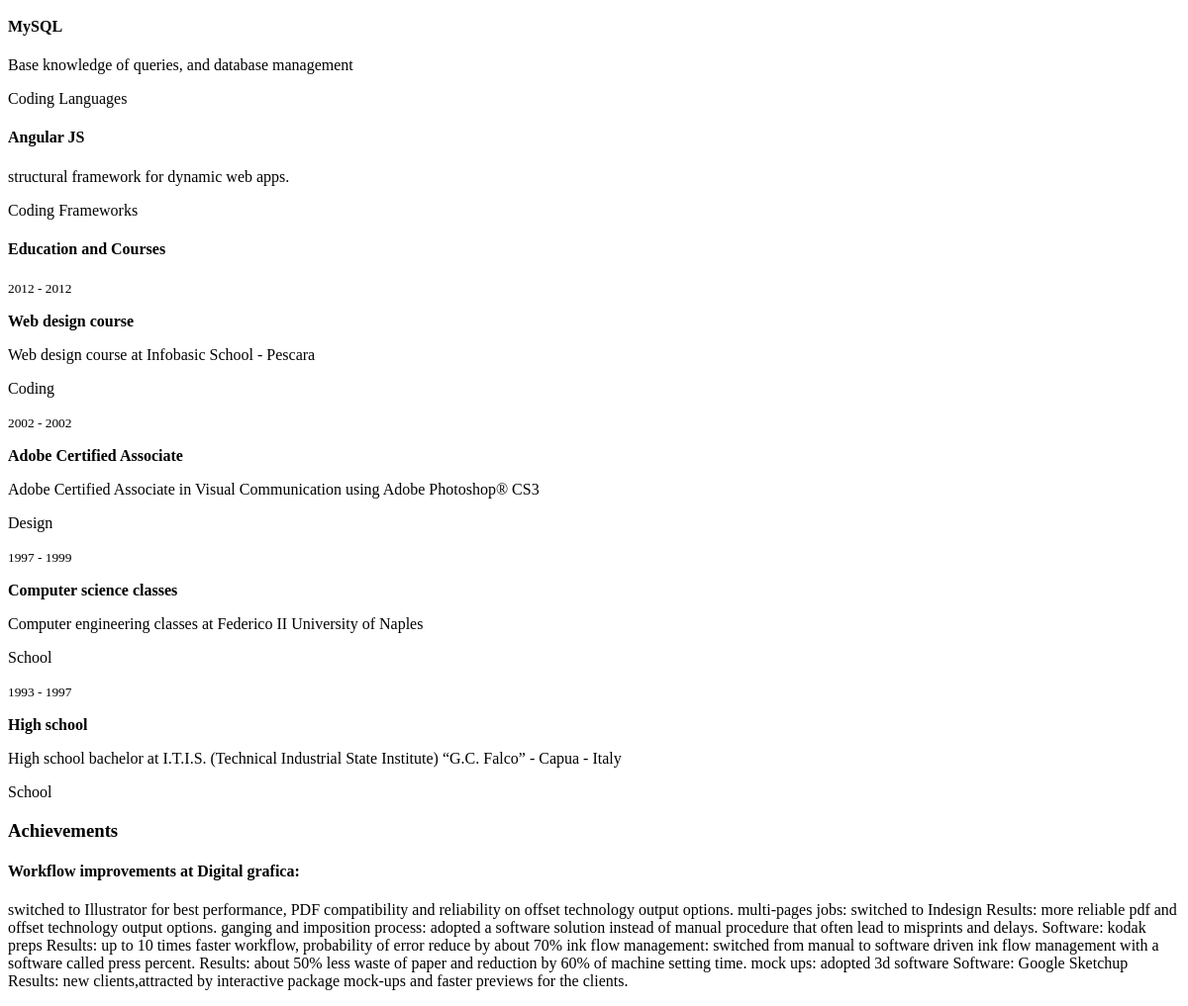
The app's page / (lower part), older data.
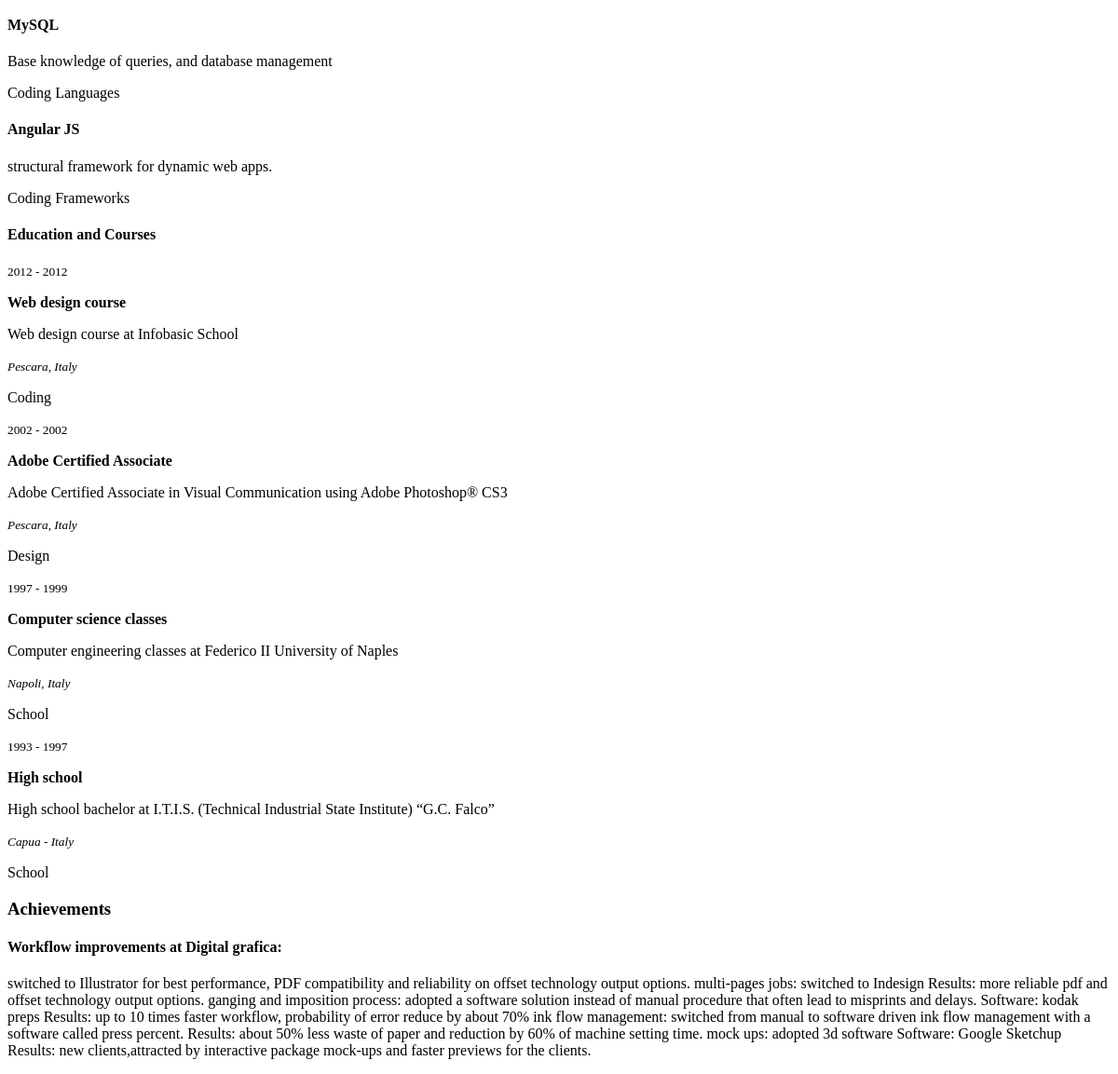
The same page, newer data.
### myresume/models.py (models this page shows)
class Course(models.Model):
	PRINT = 'PR'
	DESIGN = 'DS'
	CODING = 'CO'
	HUMAN = 'HU'
	SCHOOL = 'SC'
	TYPES = (
        (PRINT , 'Print'),
        (DESIGN , 'Design'),
        (CODING , 'Coding'),
        (HUMAN , 'Human'),
        (SCHOOL , 'School')
    )
	category = models.CharField(
    	max_length = 2,
    	choices = TYPES,
    	default = SCHOOL,
    )
	title = models.CharField(max_length=255, blank=True)
	title_it = models.CharField(max_length=255, blank=True)
	description = models.TextField(max_length=5000)
	description_it = models.TextField(max_length=5000)
	location = models.CharField(max_length=255, blank=True)
	layout_class = models.CharField(max_length=255, blank=True)
	start_date = models.DateField('Start Date')
	end_date = models.DateField('End Date')
	def get_course_category(self):
		return dict(self.TYPES)[self.category]

### myresume/views.py (the view)
# urls.py: url(r'^$', views.index, name='index'),
def index(request):
	person = Person.objects.get(name__iexact='italo')
	skills_list = Skill.objects.all()
	job_history = Job.objects.all().order_by('-end_date')
	education = Course.objects.all().order_by('-end_date')
	intro = MyContent.objects.get(slug='intro')
	achievements = MyContent.objects.get(slug='achievements')
	profile = MyContent.objects.get(slug='profile')
	skills = MyContent.objects.get(slug='skills')
	template = loader.get_template('home/index.html')
	context = {
		'person': person,
		'skills_list': skills_list,
		'intro': intro,
		'job_history': job_history,
		'education': education,
		'achievements': achievements,
		'profile': profile,
		'skills': skills,
    }
	return HttpResponse(template.render(context, request))

### myresume/models.py (called while the page is built)
	def get_skill_category(self):
		return dict(self.TYPES)[self.category]

### myresume/templates/home/index.html (shortened to what this page needs)
{% extends 'base.html' %}
{% load i18n %}
{% load markup_tags %}
{% block body %}
	<div class="row">
		{% if skills_list|length %}
			<div class="masonry small-masonry-1 medium-masonry-2 large-masonry-4 margin bottom">
				{% for skill in skills_list %}
					{% include 'home/partials/skill.html' %}
				{% endfor %}
			</div>
		{% endif %}
		<div class="row">
			<div class="medium-3 column">
				{% if education %}
					<h4 class="margin bottom">{% trans "Education and Courses" %}</h4>
					<div class="small-masonry-1 large-masonry-2">
						{% for school in education %}
							{% include 'home/partials/education.html' %}
						{% endfor %}
					</div>
				{% endif %}
			</div>
		</div>
		{% if achievements %}
			{% include 'home/partials/row.html' with mycontent=achievements class="large-6" %}
		{% endif %}
	</div>
{% endblock %}

### myresume/templates/home/partials/education.html
<div class="category-{{ school.get_skill_category }} subcategory-{{ school.subcategory }}">
	<p class="set-text-color to-gray margin bottom none"><small>{{ school.start_date|date:"Y" }} - {{ school.end_date|date:"Y" }}</small></p>
	<strong>{{ school.title }}</strong>
	<p class="margin none">{{ school.description }}</p>
	<p class="set-text-color to-gray"><small><em>{{ school.location }}</em></small></p>
	<p>
		<span class="secondary label">{{ school.get_course_category }}</span>
	</p>
</div>

Row changes from the older to the newer data that the page shows:
changed Course "Web design course": description "Web design course at Infobasic School - Pescara" → "Web design course at Infobasic School"; location (not shown) → "Pescara, Italy"
changed Course "Adobe Certified Associate": location (not shown) → "Pescara, Italy"
changed Course "Computer science classes": location (not shown) → "Napoli, Italy"
changed Course "High school": description "High school bachelor at I.T.I.S. (Technical Industrial State Institute) “G.C. Falco” - Capua - Italy" → "High school bachelor at I.T.I.S. (Technical Industrial State Institute) “G.C. Falco”"; location (not shown) → "Capua - Italy"
